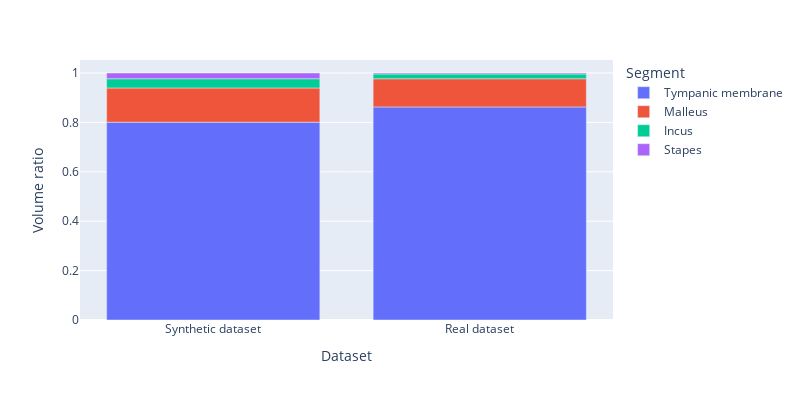

The cell this chart's notebook holds for it:
### Code cell


### Figure 1 — Plotly figure (JSON) as saved in the notebook; plotly's stock layout.template omitted (floating-point values rounded to 4 significant figures)
{"data": [{"alignmentgroup": "True", "hovertemplate": "Segment=Tympanic membrane<br>Dataset=%{x}<br>Volume ratio=%{y}<extra></extra>", "legendgroup": "Tympanic membrane", "marker": {"color": "#636efa", "pattern": {"shape": ""}}, "name": "Tympanic membrane", "offsetgroup": "Tympanic membrane", "orientation": "v", "showlegend": true, "textposition": "auto", "type": "bar", "x": ["Synthetic dataset", "Real dataset"], "xaxis": "x", "y": [0.8008, 0.8627], "yaxis": "y"}, {"alignmentgroup": "True", "hovertemplate": "Segment=Malleus<br>Dataset=%{x}<br>Volume ratio=%{y}<extra></extra>", "legendgroup": "Malleus", "marker": {"color": "#EF553B", "pattern": {"shape": ""}}, "name": "Malleus", "offsetgroup": "Malleus", "orientation": "v", "showlegend": true, "textposition": "auto", "type": "bar", "x": ["Synthetic dataset", "Real dataset"], "xaxis": "x", "y": [0.1386, 0.1141], "yaxis": "y"}, {"alignmentgroup": "True", "hovertemplate": "Segment=Incus<br>Dataset=%{x}<br>Volume ratio=%{y}<extra></extra>", "legendgroup": "Incus", "marker": {"color": "#00cc96", "pattern": {"shape": ""}}, "name": "Incus", "offsetgroup": "Incus", "orientation": "v", "showlegend": true, "textposition": "auto", "type": "bar", "x": ["Synthetic dataset", "Real dataset"], "xaxis": "x", "y": [0.0373, 0.01939], "yaxis": "y"}, {"alignmentgroup": "True", "hovertemplate": "Segment=Stapes<br>Dataset=%{x}<br>Volume ratio=%{y}<extra></extra>", "legendgroup": "Stapes", "marker": {"color": "#ab63fa", "pattern": {"shape": ""}}, "name": "Stapes", "offsetgroup": "Stapes", "orientation": "v", "showlegend": true, "textposition": "auto", "type": "bar", "x": ["Synthetic dataset", "Real dataset"], "xaxis": "x", "y": [0.02323, 0.003901], "yaxis": "y"}], "layout": {"barmode": "relative", "height": 400, "legend": {"title": {"text": "Segment"}, "tracegroupgap": 0}, "margin": {"t": 60}, "width": 800, "xaxis": {"anchor": "y", "domain": [0, 1], "title": {"text": "Dataset"}}, "yaxis": {"anchor": "x", "domain": [0, 1], "title": {"text": "Volume ratio"}}}}
